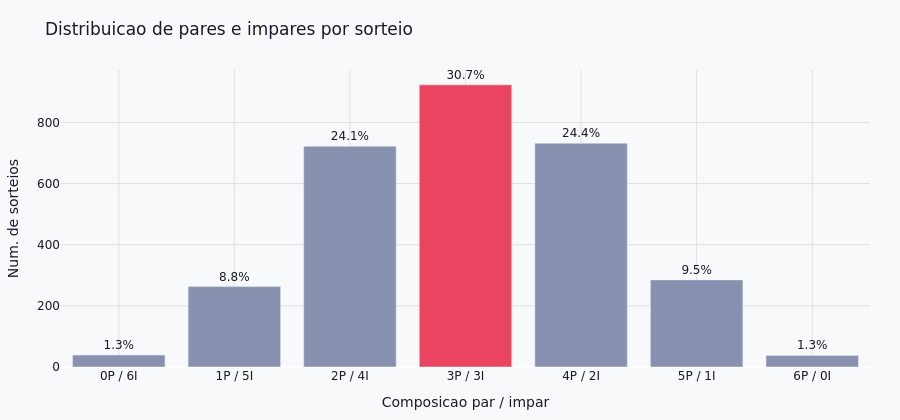

Source (notebook cell):
### Markdown cell above
## 3. Distribuicao de pares e impares por sorteio

Composicao de numeros pares e impares em cada sorteio. A combinacao 3P/3I e a mais comum?

### Code cell
n_pares  = df[DEZENA_COLS].apply(lambda row: (row % 2 == 0).sum(), axis=1)
contagem = n_pares.value_counts().sort_index()
labels   = [f"{p}P / {6-p}I" for p in contagem.index]
pcts     = [100 * v / len(df) for v in contagem.values]

fig = go.Figure(go.Bar(
    x=labels,
    y=contagem.values,
    marker_color=[ACCENT if p == 3 else MUTED for p in contagem.index],
    text=[f"{p:.1f}%" for p in pcts],
    textposition="outside",
    hovertemplate="<b>%{x}</b><br>Sorteios: <b>%{y:,}</b><br>%{text}<extra></extra>",
))

fig.update_layout(
    **LAYOUT,
    title="Distribuicao de pares e impares por sorteio",
    xaxis=dict(title="Composicao par / impar", gridcolor="#e0e0e0", type="category"),
    yaxis=dict(title="Num. de sorteios", gridcolor="#e0e0e0"),
    height=420,
    showlegend=False,
)
fig.write_html(EXPORTS / "eda_03_pares_impares.html")
fig.show()

n_pares.describe()

### Figure 1 — Plotly figure (JSON) as saved in the notebook; plotly's stock layout.template omitted (floating-point values rounded to 4 significant figures)
{"data": [{"hovertemplate": "<b>%{x}</b><br>Sorteios: <b>%{y:,}</b><br>%{text}<extra></extra>", "marker": {"color": ["#8892b0", "#8892b0", "#8892b0", "#e94560", "#8892b0", "#8892b0", "#8892b0"]}, "text": ["1.3%", "8.8%", "24.1%", "30.7%", "24.4%", "9.5%", "1.3%"], "textposition": "outside", "type": "bar", "x": ["0P / 6I", "1P / 5I", "2P / 4I", "3P / 3I", "4P / 2I", "5P / 1I", "6P / 0I"], "y": [39, 263, 722, 923, 732, 285, 38]}], "layout": {"font": {"color": "#1a1a2e", "family": "DejaVu Sans, sans-serif"}, "height": 420, "hoverlabel": {"bgcolor": "white", "font": {"size": 12}}, "legend": {"bgcolor": "rgba(0,0,0,0)", "borderwidth": 0}, "margin": {"b": 50, "l": 60, "r": 30, "t": 70}, "paper_bgcolor": "#f8f9fa", "plot_bgcolor": "#f8f9fa", "showlegend": false, "title": {"text": "Distribuicao de pares e impares por sorteio"}, "xaxis": {"gridcolor": "#e0e0e0", "title": {"text": "Composicao par / impar"}, "type": "category"}, "yaxis": {"gridcolor": "#e0e0e0", "title": {"text": "Num. de sorteios"}}}}
